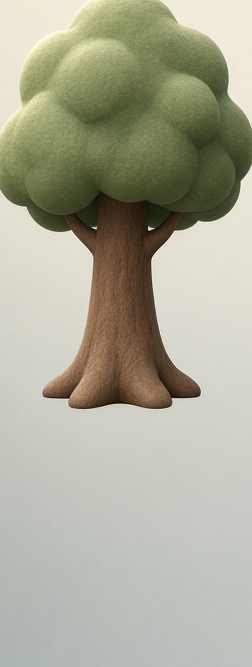
#> input picture godot/assets/references/parts/ref-canopy.png, 252 x 667 px, found by its file name
$ python fair_cmp_canopy.py
#> lines starting #> are read from the running program, lines starting #| are printed output that depends on the picture; pictures that were not available may be replaced by others from this repository, and a replacement may not be noted
#!/usr/bin/env python3
"""Fair canopy AssetBench compare: match pixel density before letterbox."""
from __future__ import annotations

from pathlib import Path

import numpy as np
from PIL import Image, ImageDraw, ImageFilter

REF = Path("/workspace/godot/assets/references/parts/ref-canopy.png")
BENCH = Path("/opt/cursor/artifacts/screenshots/bench-part-canopy.png")
ART = Path("/opt/cursor/artifacts/screenshots")


def subject_crop(im: Image.Image, pad: int = 16) -> Image.Image:
    a = np.asarray(im).astype(np.float32)
    corners = np.stack([a[8, 8], a[8, -8], a[-8, 8], a[-8, -4]]).mean(0)
    ys, xs = np.where(np.abs(a - corners).sum(2) > 28)
    if len(xs) < 40:
        return im
    return im.crop(
        (
            max(0, int(xs.min()) - pad),
            max(0, int(ys.min()) - pad),
            min(im.width, int(xs.max()) + pad),
            min(im.height, int(ys.max()) + pad),
        )
    )


def local_hp(im: Image.Image) -> float:
    a = np.asarray(im).astype(np.float32)
    h, w, _ = a.shape
    patch = a[h // 3 : 2 * h // 3, w // 3 : 2 * w // 3]
    blur = np.asarray(
        Image.fromarray(patch.astype(np.uint8)).filter(ImageFilter.GaussianBlur(2))
    ).astype(np.float32)
    return float((patch - blur).std())


def hue(im: Image.Image) -> float:
    a = np.asarray(im).astype(np.float32)
    c = np.stack([a[4, 4], a[4, -4], a[-4, 4], a[-4, -4]]).mean(0)
    pix = a[np.abs(a - c).sum(2) > 28].mean(0)
    return float((pix[0] - pix[2]) / (pix[1] + 1e-3))


def stats(im: Image.Image, label: str) -> None:
    a = np.asarray(im).astype(np.float32)
    c = np.stack([a[4, 4], a[4, -4], a[-4, 4], a[-4, -4]]).mean(0)
    pix = a[np.abs(a - c).sum(2) > 28]
    print(
        label,
        "mean",
        np.round(pix.mean(0), 1),
        "p10",
        round(float(np.percentile(pix.mean(1), 10)), 1),
    )


def main() -> None:
    ref = Image.open(REF).convert("RGB")
#> ref is the input picture: PIL image 252x667 RGB; mean R, G, B 170.6, 170.3, 151.7
    bench = Image.open(BENCH).convert("RGB")
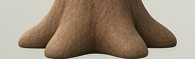
#> input picture godot/assets/references/parts/ref-toes.png, 195 x 59 px, given in place of bench-part-canopy.png, which was not available
#> bench is the input picture: PIL image 195x59 RGB; mean R, G, B 153.6, 136.9, 118.8
    rc = subject_crop(ref, 8)
#> in subject_crop, `corners = np.stack([a[8, 8], a[8, -8], a[-8, 8], a[-8, -4]]).mean(0)`: corners = [209.5, 209.8, 199]
    bc = subject_crop(bench, 18)
    # Match density: NOW down to REF height before display upscale
    bc_fair = bc.resize(
        (max(1, int(bc.width * rc.height / bc.height)), rc.height),
        Image.Resampling.LANCZOS,
    )
    print(
        "hp_std",
        round(local_hp(rc), 2),
        round(local_hp(bc_fair), 2),
        "aspect",
        round(rc.width / rc.height, 2),
        round(bc_fair.width / bc_fair.height, 2),
        "rb/g",
        round(hue(rc), 3),
        round(hue(bc_fair), 3),
    )
#> in local_hp, `blur = np.asarray( Image.fromarray(patch.astype(np.uint8)).filter(Imag..`:
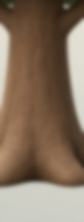
#> blur: shape (222, 84, 3) float32; mean R, G, B 133.6, 113.8, 94.6
#> in local_hp (call 2), `patch = a[h // 3 : 2 * h // 3, w // 3 : 2 * w // 3]`:
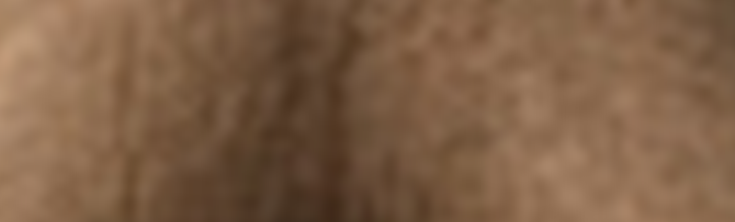
#> patch: shape (222, 735, 3) float32; mean R, G, B 126.9, 95.6, 70
#> in hue, `c = np.stack([a[4, 4], a[4, -4], a[-4, 4], a[-4, -4]]).mean(0)`: c = [210.5, 210, 199.5]
#> in hue, `pix = a[np.abs(a - c).sum(2) > 28].mean(0)`: pix = [159.6, 159.2, 137.8]
#| hp_std 13.12 0.24 aspect 0.38 3.3 rb/g 0.137 0.541
    H = max(rc.height * 2, 340)
#> H = 1334

    def fit(im: Image.Image) -> Image.Image:
        r = H / im.height
#> r = 2
        return im.resize((max(1, int(im.width * r)), H), Image.Resampling.LANCZOS)

    A, B = fit(rc), fit(bc_fair)
    W = max(A.width, B.width)
#> W = 4408

    def box(im: Image.Image) -> Image.Image:
        c = Image.new("RGB", (W, H), (235, 232, 224))
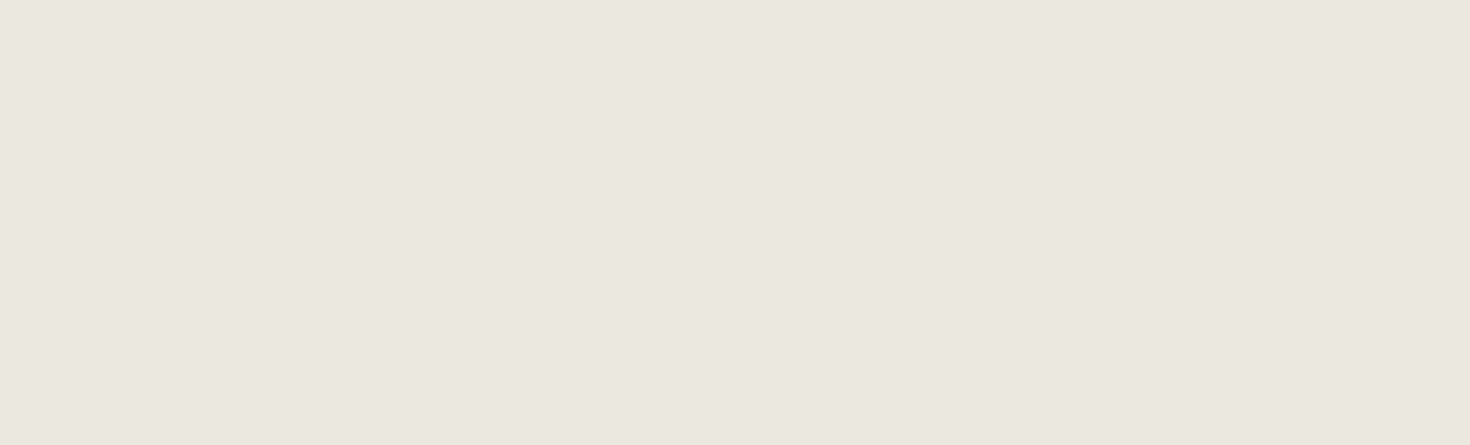
#> c: PIL image 4408x1334 RGB (shown at 1/3 size); mean R, G, B 235, 232, 224
        c.paste(im, ((W - im.width) // 2, 0))
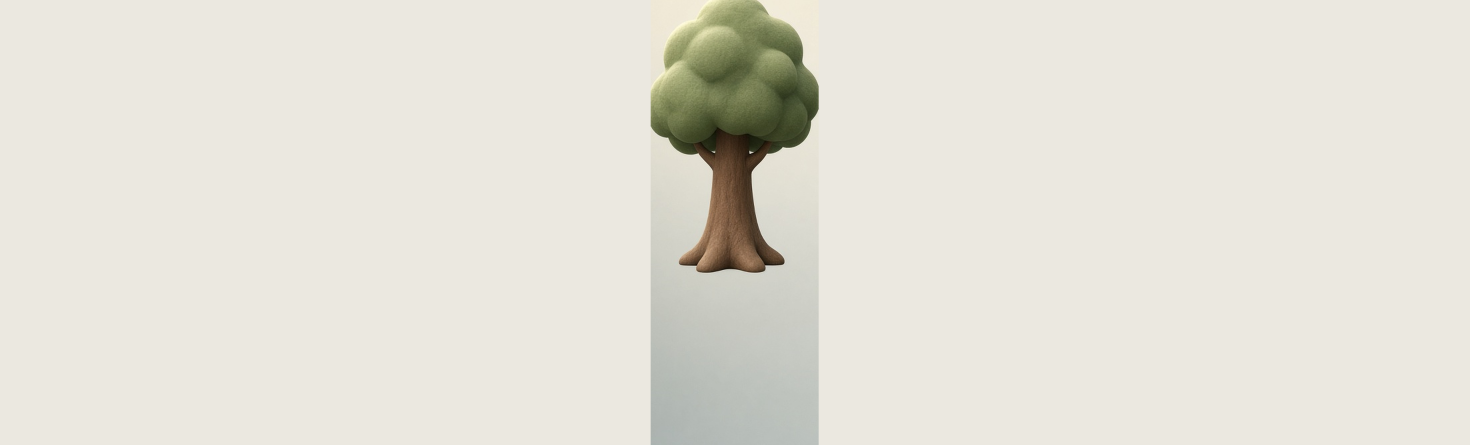
#> c: PIL image 4408x1334 RGB (shown at 1/3 size); mean R, G, B 227.6, 224.9, 215.7
        return c

    A, B = box(A), box(B)
    gap = 28
    canvas = Image.new("RGB", (W * 2 + gap + 40, H + 56), (240, 237, 230))
    canvas.paste(A, (20, 36))
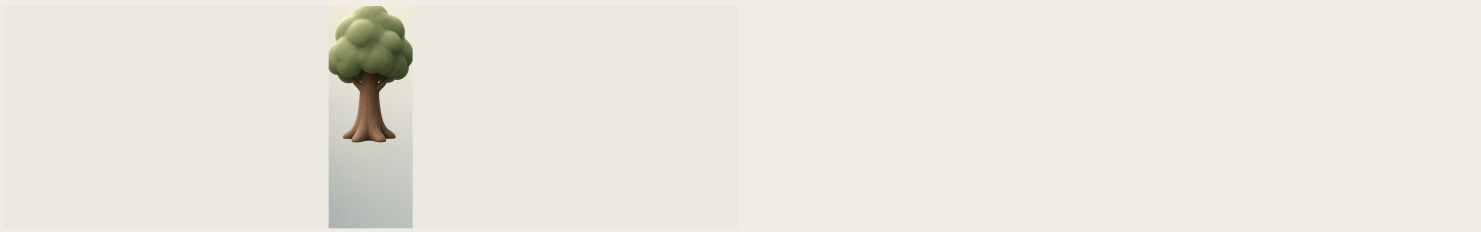
#> canvas: PIL image 8884x1390 RGB (shown at 1/6 size); mean R, G, B 234.1, 231.3, 223.2
    canvas.paste(B, (20 + W + gap, 36))
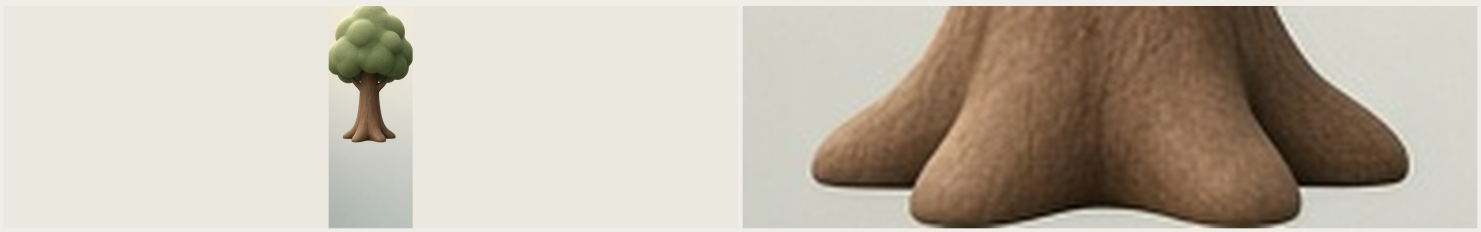
#> canvas: PIL image 8884x1390 RGB (shown at 1/6 size); mean R, G, B 193, 183.6, 170.2
    d = ImageDraw.Draw(canvas)
    d.text((20, 10), "REF canopy", fill=(40, 40, 38))
    d.text((20 + W + gap, 10), "canopy now", fill=(40, 40, 38))
    ART.mkdir(parents=True, exist_ok=True)
    canvas.save(ART / "cmp-part-canopy.jpg", quality=92)
    canvas.save(ART / "walkthrough-cmp-part-canopy.jpg", quality=92)
    bench.save(ART / "walkthrough-part-canopy.png")
    bc.save(ART / "bench-tree-canopy-crop.png")
    stats(rc, "REF")
#> in stats, `c = np.stack([a[4, 4], a[4, -4], a[-4, 4], a[-4, -4]]).mean(0)`: c = [210.5, 210, 199.5]
#| REF mean [159.6 159.2 137.8] p10 62.3
    stats(bc_fair, "NOW")
#| NOW mean [118.8  92.   69. ] p10 50.7


if __name__ == "__main__":
    main()
